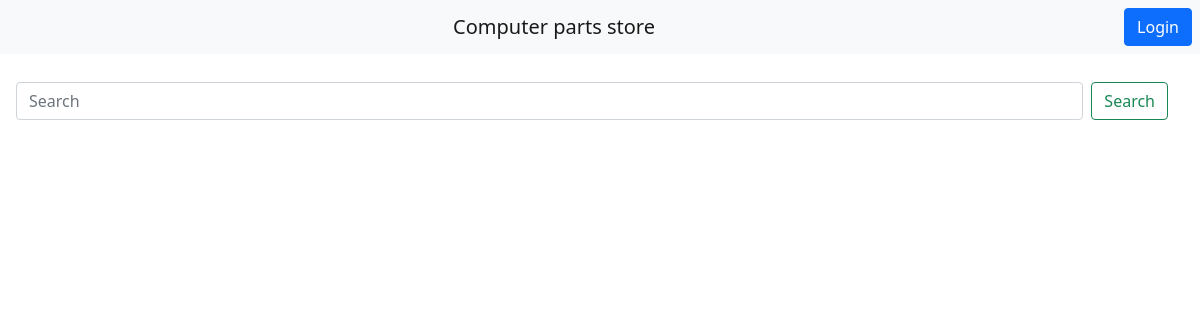
/, run on an earlier commit of the app's database.
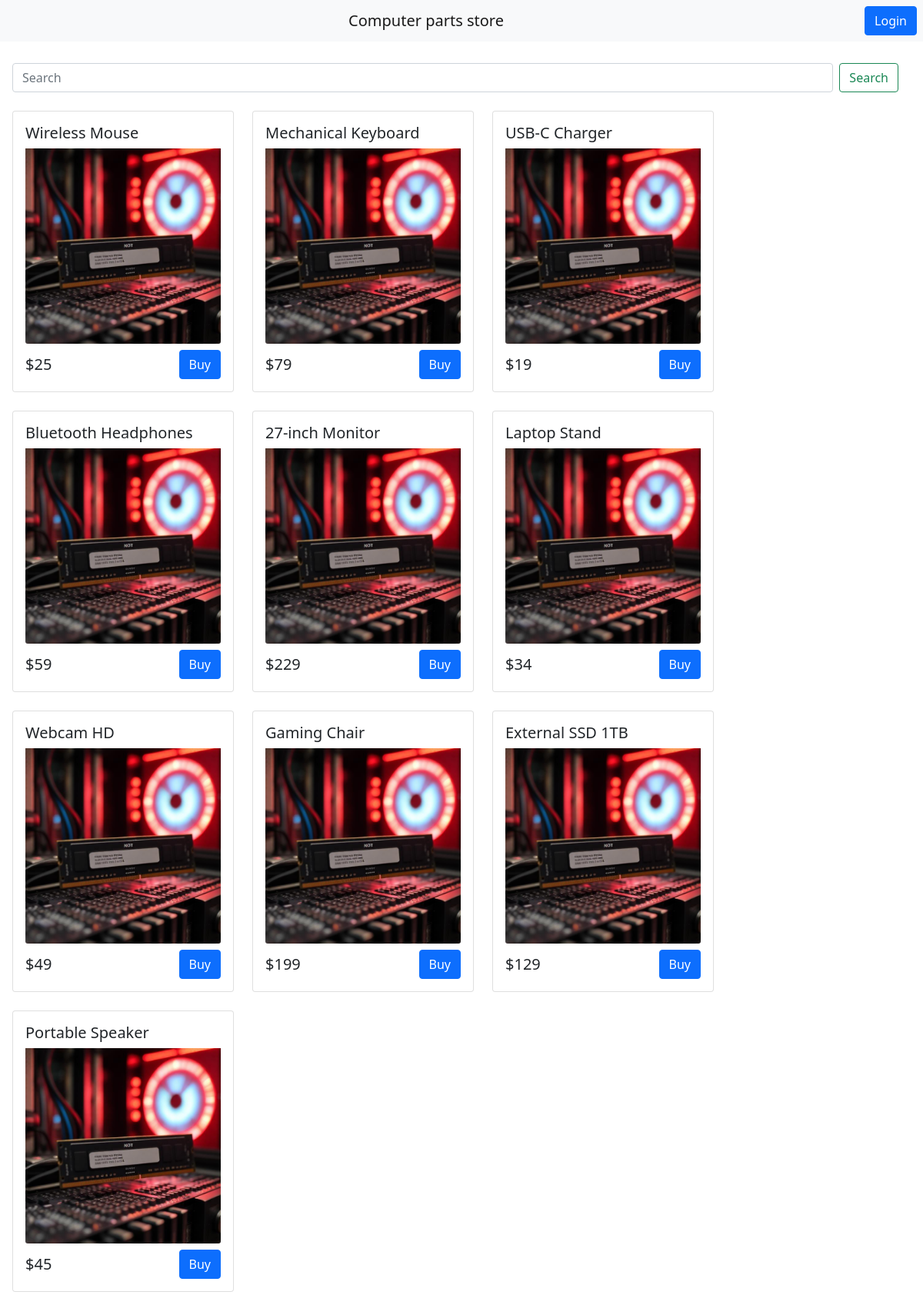
And on a later commit of the database.
### tables this page shows
CREATE TABLE products (
    id INTEGER PRIMARY KEY AUTOINCREMENT,
    product_name TEXT,
    price INTEGER,
    image TEXT
);

### main.py (the view)
@app.route("/")
def index():
    conn = sqlite3.connect('computer_store.db')
    conn.set_trace_callback(sql_trace)
    q_search = request.args.get('search', '')
    products = conn.execute(f"SELECT id, product_name, price, image FROM products WHERE product_name like '%{q_search}%';").fetchall()
    keys = ["id", "name", "price", "img"]
    products_dicts = []
    for product in products:
        products_dicts.append(dict(zip(keys, product)))
    conn.close()
    return render_template("index.html", products=products_dicts)

### templates/index.html (shortened to what this page needs)
<html>
    <head>
        <link href="https://cdn.jsdelivr.net/npm/bootstrap@5.0.2/dist/css/bootstrap.min.css" rel="stylesheet">
    </head>
    <body>
        {% include "navbar.html" %}
        <div id = "products" class = "row g-4 m-1">
            <form class="d-flex flex-shrink-1 align-items-center mb-0" method="get" action="/">
                <input class="form-control me-2" type="search" name="search" placeholder="Search" aria-label="Search">
                <button class="btn btn-outline-success me-3" type="submit">Search</button>
            </form>
            {% for product in products %}
            <div class = "col-auto">
                <div class = "card" style = "width: 18rem;">
                    <div class = "card-body">
                        <h5 class = "card-title">
                            {{product.name}}
                        </h5>
                        <img src = "/static/images/{{product.img}}" class = "card-img-bottom">
                        <div class = "d-flex justify-content-between align-items-center mt-2">
                            <span class = "h5 mb-0"> ${{product.price}} </span>
                            <a href = "#" class = "btn btn-primary" > Buy </a>
                        </div>
                    </div>
                </div>
            </div>
            {% endfor %}
        </div>
    </body>
</html>

### templates/navbar.html (shortened to what this page needs)
<html>
    <head>
        <link href="https://cdn.jsdelivr.net/npm/bootstrap@5.0.2/dist/css/bootstrap.min.css" rel="stylesheet">
    </head>
    <body>
        <nav class="navbar navbar-light bg-light">
            <div class="d-flex flex-row flex-grow-1 justify-content-center align-items-center">
                <div class="container-fluid flex-grow-1 justify-content-center text-center">
                    <a href="/" class="navbar-brand mb-0 h1">Computer parts store</a>
                </div>
                <div class="d-flex align-items-center">
                    {% if current_user.is_authenticated %}
                        <a href="/admin">
                            <button type="button" class="btn btn-dark me-2">Admin</button>
                        </a>
                        <a href="/logout">
                            <button type="button" class="btn btn-danger me-2">Logout</button>
                        </a>
                    {% else %}
                        <a href="/login">
                            <button type="button" class="btn btn-primary me-2">Login</button>
                        </a>
                    {% endif %}
                </div>
            </div>
        </nav>
    </body>
</html>

What changed in the data, as far as the page shows it:
added products: name "Wireless Mouse", img (picture), price "25"
added products: name "Mechanical Keyboard", img (picture), price "79"
added products: name "USB-C Charger", img (picture), price "19"
added products: name "Bluetooth Headphones", img (picture), price "59"
added products: name "27-inch Monitor", img (picture), price "229"
added products: name "Laptop Stand", img (picture), price "34"
added products: name "Webcam HD", img (picture), price "49"
added products: name "Gaming Chair", img (picture), price "199"
added products: name "External SSD 1TB", img (picture), price "129"
added products: name "Portable Speaker", img (picture), price "45"
